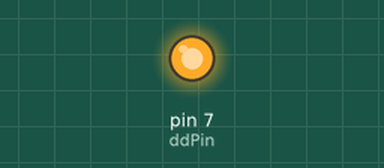
This sketch was run on a simulated Arduino Leonardo, built with avr-gcc and run on an emulated ATmega32U4. On the bench: output pins drawn as LEDs (lit = HIGH).

Above: at 0.01 s.
Timing chart, 0 to 2.1 s (numbered marks = the images above):
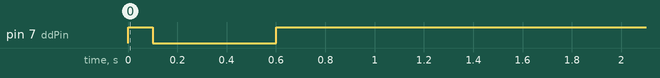

The sketch:

starWarsTune.ino
```cpp
// clytle 2013
// Thanks to bcreighton for debugging help
// Thanks to Marc Moesse for transcribbing music to opcodes
//
// Tested on a Roomba 4150 (manufacture date July 15 2007)
// using an Arduino Duemilanove & Arduino Leonardo.
//
// Roomba docs at http://www.irobot.com/images/consumer/hacker/Roomba_SCI_Spec_Manual.pdf
//
// Wiring:
// Connect Arduino pin 5 to Roomba pin 4
// Connect Arduino pin 6 to Roomba pin 3
// Connect Arduino pin 7 to Roomba pin 5
// Connect Arduino GND pin to Roomba pin 6 or 7

#include <SoftwareSerial.h>

SoftwareSerial mySerial(5, 6); //rx,tx
int ddPin = 7;
int now;

void setup() {
  pinMode(ddPin,  OUTPUT);
  mySerial.begin(57600);
  //Use Device Detect to wake Roomba
  digitalWrite(ddPin, HIGH);
  delay(100);
  digitalWrite(ddPin, LOW);
  delay(500);
  digitalWrite(ddPin, HIGH);
  delay(2000);
  //Initialize Roomba SCI
  // Start SCI
  mySerial.write(128);
  delay(100);
  // Enable control
  mySerial.write(130);
  delay(100);
  // Enable full control, no safety, all commands (optional)
  mySerial.write(132);
  delay(100);
  // Each single letter array is a bar of music.
  // Each double letter array is play command for the corresponding music.
  int a[] = {140, 1, 9, 55, 32, 55, 32, 55, 32, 51, 24, 58, 8, 55, 32, 51, 24, 58, 8, 55, 64};
  int b[] = {140, 2, 9, 62, 32, 62, 32, 62, 32, 63, 24, 58, 8, 54, 32, 51, 24, 58, 8, 55, 64};
  int c[] = {140, 3, 12, 67, 32, 55, 24, 55, 8, 67, 32, 66, 24, 65, 8, 64, 8, 63, 8, 64, 16, 30, 16, 56, 16, 61, 32};
  int d[] = {140, 4, 14, 60, 24, 59, 8, 58, 8, 57, 8, 58, 16, 10, 16, 52, 16, 54, 32, 51, 24, 58, 8, 55, 32, 51, 24, 58, 8, 55, 64};
  int aa[] = {141, 1};
  int bb[] = {141, 2};
  int cc[] = {141, 3};
  int dd[] = {141, 4};
  // Load the songs to the Roomba
  opcodes(a, (sizeof(a)/sizeof(int)));
  opcodes(b, (sizeof(b)/sizeof(int)));
  opcodes(c, (sizeof(c)/sizeof(int)));
  opcodes(d, (sizeof(d)/sizeof(int)));
  // Play the songs. Pauses must be included while the music plays.
  opcodes(aa, (sizeof(aa)/sizeof(int)));
  delay(4000);
  opcodes(bb, (sizeof(bb)/sizeof(int)));
  delay(4000);
  opcodes(cc, (sizeof(cc)/sizeof(int)));
  delay(3500);
  opcodes(dd, (sizeof(dd)/sizeof(int)));
}

void loop() {
}

// This little function takes an array of opcodes (and the array's length) and runs them all.
void opcodes(int *bytes, int len) {
  for (now = 0; now < len; now++) {
    mySerial.write((byte)(bytes[now]));
    delay(100);
  }
}
```
